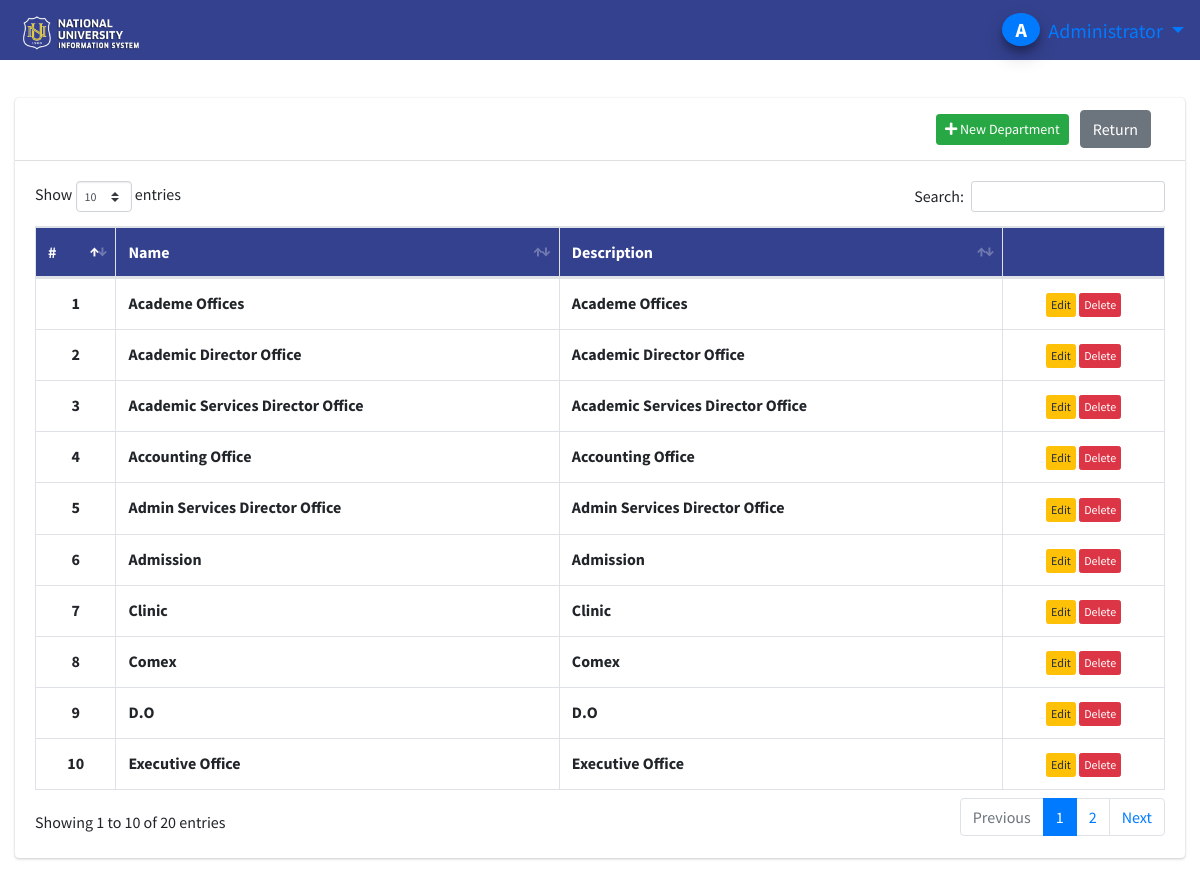
The page /index.php?page=department_list (signed in) on the database its author committed.
### tables this page shows
CREATE TABLE `departments` (
  `id` int(30) NOT NULL,
  `name` text NOT NULL,
  `description` text NOT NULL,
  `date_created` datetime NOT NULL DEFAULT current_timestamp()
);

### department_list.php (the view, shortened to what this page needs)
<?php include 'db_connect.php' ?>
<div class="col-lg-12">
	<div class="card card-outline">
		<div class="card-header">
			<div class="card-tools">
			<a href="#" class="btn btn-sm btn-success mr-2" id="new_department"><i class="fa fa-plus"></i> New Department</a>
			<button type="button" class="btn btn-secondary mr-4" onclick="window.history.back();"><i class="bi bi-arrow-left-short"></i> Return</button>
			</div>
		</div>
		<div class="card-body">
			<table class="table tabe-hover table-bordered" id="list">
				<thead>
					<tr>
					<th style="background-color: #34418E;    color: white;">#</th>
					<th style="background-color: #34418E;    color: white;">Name</th>
					<th style="background-color: #34418E;    color: white;">Description</th>
					<th style="background-color: #34418E;    color: white;"></th>
					</tr>
				</thead>
				<tbody>
					<?php
					$i = 1;
					$qry = $conn->query("SELECT * FROM departments order by  name asc");
					while($row= $qry->fetch_assoc()):
					?>
					<tr>
						<th class="text-center"><?php echo $i++ ?></th>
						<td><b><?php echo ucwords($row['name']) ?></b></td>
						<td><b><?php echo $row['description'] ?></b></td>
						<td class="text-center">
    <button type="button" class="btn btn-warning btn-xs edit_department" data-id="<?php echo $row['id'] ?>">
        Edit
    </button>
    <button type="button" class="btn btn-danger btn-xs delete_department" data-id="<?php echo $row['id'] ?>">
        Delete
    </button>
</td>
					</tr>
				<?php endwhile; ?>
				</tbody>
			</table>
		</div>
	</div>
</div>

### index.php (shortened to what this page needs)
<!DOCTYPE html>
<html lang="en">
<?php
	include 'header.php'
?>
<body class="">
<div class="wrapper">
  <?php include 'topbar.php' ?>
  <div class="">
    <div class="content-header">
    </div>
    <section class="content">
      <div class="container-fluid">
         <?php
          $page = isset($_GET['page']) ? $_GET['page'] : 'homes';
          include $page.'.php';
          ?>
      </div>
    </section>
  </div>
</div>
</body>
</html>

### header.php (shortened to what this page needs)
<head>
  <link rel="stylesheet" href="assets/plugins/fontawesome-free/css/all.min.css">
  <link rel="stylesheet" href="assets/plugins/overlayScrollbars/css/OverlayScrollbars.min.css">
  <link rel="stylesheet" href="assets/plugins/datatables-bs4/css/dataTables.bootstrap4.min.css">
  <link rel="stylesheet" href="assets/plugins/datatables-responsive/css/responsive.bootstrap4.min.css">
  <link rel="stylesheet" href="assets/plugins/datatables-buttons/css/buttons.bootstrap4.min.css">
  <link rel="stylesheet" href="assets/plugins/select2/css/select2.min.css">
  <link rel="stylesheet" href="assets/plugins/select2-bootstrap4-theme/select2-bootstrap4.min.css">
  <link rel="stylesheet" href="assets/plugins/sweetalert2-theme-bootstrap-4/bootstrap-4.min.css">
  <link rel="stylesheet" href="assets/plugins/toastr/toastr.min.css">
  <link rel="stylesheet" href="assets/dist/css/adminlte.min.css">
  <link rel="stylesheet" href="assets/dist/css/styles.css">
  <link rel="stylesheet" href="assets/plugins/summernote/summernote-bs4.min.css">
</head>

### topbar.php (shortened to what this page needs)
<nav class="navbar sticky-top navbar-light" style="height: 60px; background-color: #34418e;">
    <ul class="navbar-nav" style="margin-left: 1%;">
        <li class="nav-item" >
            <a class="nav-link" data-widget="fullscreen" href="#" role="button">
            <img src="NUFV Watermark.png" alt="Logo" style="height: 35px; margin-top: -1px;">
            </a>
        </li>
    </ul>
    <ul class="navbar-nav ml-auto" style="margin-right: 0%; margin-top: -5px;">
        <li class="nav-item dropdown">
            <a href="javascript:void(0)" class="brand-link dropdown-toggle" data-toggle="dropdown" aria-expanded="true">
                <span class="brand-image img-circle elevation-3 d-flex justify-content-center align-items-center bg-primary text-white font-weight-bold user-initials" style="width: 38px;height:50px">
                    <?php echo strtoupper(substr($_SESSION['login_firstname'], 0,1).substr($_SESSION['login_lastname'], 0,1)) ?>
                </span>
                <span class="brand-text user-name">
                    <?php echo ucwords($_SESSION['login_firstname'].' '.$_SESSION['login_lastname']) ?>
                </span>
            </a>
        </li>
    </ul>
</nav>

### rows shown on the page
departments: name "Academe Offices", description "Academe Offices"
departments: name "Academic Director Office", description "Academic Director Office"
departments: name "Academic Services Director Office", description "Academic Services Director Office"
departments: name "Accounting Office", description "Accounting Office"
departments: name "Admin Services Director Office", description "Admin Services Director Office"
departments: name "Admission", description "Admission"
departments: name "Clinic", description "Clinic"
departments: name "Comex", description "Comex"
departments: name "D.O", description "D.O"
departments: name "Executive Office", description "Executive Office"

### other values the page prints
$_SESSION['login_firstname'].' '.$_SESSION['login_lastname'] "Administrator"
